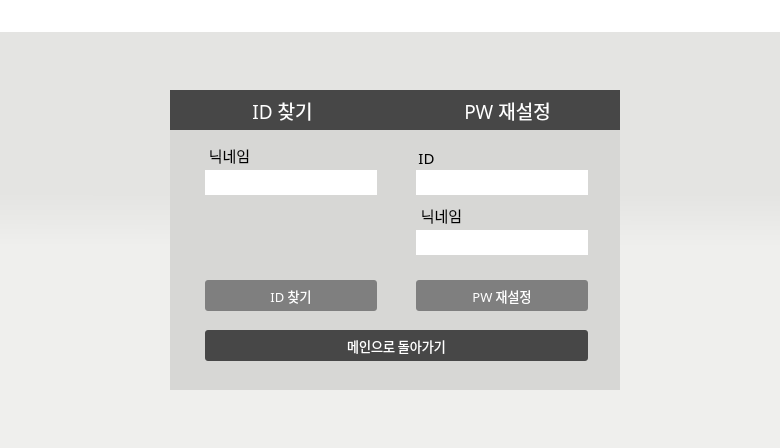
<?xml version="1.0" encoding="UTF-8"?>
<ui version="4.0">
 <class>Dialog</class>
 <widget class="QDialog" name="Dialog">
  <property name="geometry">
   <rect>
    <x>0</x>
    <y>0</y>
    <width>780</width>
    <height>448</height>
   </rect>
  </property>
  <property name="windowTitle">
   <string>PIM AGENT</string>
  </property>
  <property name="styleSheet">
   <string notr="true">background-color:qlineargradient(spread:pad, x1:0.5, y1:0.432, x2:0.499682, y2:0.551, stop:0 #E4E4E2, stop:1 #EFEFED)</string>
  </property>
  <widget class="QFrame" name="frame">
   <property name="geometry">
    <rect>
     <x>170</x>
     <y>90</y>
     <width>450</width>
     <height>300</height>
    </rect>
   </property>
   <property name="font">
    <font>
     <family>함초롬돋움</family>
     <pointsize>12</pointsize>
    </font>
   </property>
   <property name="styleSheet">
    <string notr="true">background-color:#D7D7D5;
border: transparent;
</string>
   </property>
   <property name="frameShape">
    <enum>QFrame::StyledPanel</enum>
   </property>
   <property name="frameShadow">
    <enum>QFrame::Raised</enum>
   </property>
   <widget class="QPushButton" name="findIDBtn">
    <property name="geometry">
     <rect>
      <x>35</x>
      <y>190</y>
      <width>172</width>
      <height>31</height>
     </rect>
    </property>
    <property name="palette">
     <palette>
      <active>
       <colorrole role="WindowText">
        <brush brushstyle="SolidPattern">
         <color alpha="255">
          <red>255</red>
          <green>255</green>
          <blue>255</blue>
         </color>
        </brush>
       </colorrole>
       <colorrole role="Button">
        <brush brushstyle="SolidPattern">
         <color alpha="255">
          <red>127</red>
          <green>127</green>
          <blue>127</blue>
         </color>
        </brush>
       </colorrole>
       <colorrole role="Text">
        <brush brushstyle="SolidPattern">
         <color alpha="255">
          <red>255</red>
          <green>255</green>
          <blue>255</blue>
         </color>
        </brush>
       </colorrole>
       <colorrole role="ButtonText">
        <brush brushstyle="SolidPattern">
         <color alpha="255">
          <red>255</red>
          <green>255</green>
          <blue>255</blue>
         </color>
        </brush>
       </colorrole>
       <colorrole role="Base">
        <brush brushstyle="SolidPattern">
         <color alpha="255">
          <red>127</red>
          <green>127</green>
          <blue>127</blue>
         </color>
        </brush>
       </colorrole>
       <colorrole role="Window">
        <brush brushstyle="SolidPattern">
         <color alpha="255">
          <red>127</red>
          <green>127</green>
          <blue>127</blue>
         </color>
        </brush>
       </colorrole>
      </active>
      <inactive>
       <colorrole role="WindowText">
        <brush brushstyle="SolidPattern">
         <color alpha="255">
          <red>255</red>
          <green>255</green>
          <blue>255</blue>
         </color>
        </brush>
       </colorrole>
       <colorrole role="Button">
        <brush brushstyle="SolidPattern">
         <color alpha="255">
          <red>127</red>
          <green>127</green>
          <blue>127</blue>
         </color>
        </brush>
       </colorrole>
       <colorrole role="Text">
        <brush brushstyle="SolidPattern">
         <color alpha="255">
          <red>255</red>
          <green>255</green>
          <blue>255</blue>
         </color>
        </brush>
       </colorrole>
       <colorrole role="ButtonText">
        <brush brushstyle="SolidPattern">
         <color alpha="255">
          <red>255</red>
          <green>255</green>
          <blue>255</blue>
         </color>
        </brush>
       </colorrole>
       <colorrole role="Base">
        <brush brushstyle="SolidPattern">
         <color alpha="255">
          <red>127</red>
          <green>127</green>
          <blue>127</blue>
         </color>
        </brush>
       </colorrole>
       <colorrole role="Window">
        <brush brushstyle="SolidPattern">
         <color alpha="255">
          <red>127</red>
          <green>127</green>
          <blue>127</blue>
         </color>
        </brush>
       </colorrole>
      </inactive>
      <disabled>
       <colorrole role="WindowText">
        <brush brushstyle="SolidPattern">
         <color alpha="255">
          <red>255</red>
          <green>255</green>
          <blue>255</blue>
         </color>
        </brush>
       </colorrole>
       <colorrole role="Button">
        <brush brushstyle="SolidPattern">
         <color alpha="255">
          <red>127</red>
          <green>127</green>
          <blue>127</blue>
         </color>
        </brush>
       </colorrole>
       <colorrole role="Text">
        <brush brushstyle="SolidPattern">
         <color alpha="255">
          <red>255</red>
          <green>255</green>
          <blue>255</blue>
         </color>
        </brush>
       </colorrole>
       <colorrole role="ButtonText">
        <brush brushstyle="SolidPattern">
         <color alpha="255">
          <red>255</red>
          <green>255</green>
          <blue>255</blue>
         </color>
        </brush>
       </colorrole>
       <colorrole role="Base">
        <brush brushstyle="SolidPattern">
         <color alpha="255">
          <red>127</red>
          <green>127</green>
          <blue>127</blue>
         </color>
        </brush>
       </colorrole>
       <colorrole role="Window">
        <brush brushstyle="SolidPattern">
         <color alpha="255">
          <red>127</red>
          <green>127</green>
          <blue>127</blue>
         </color>
        </brush>
       </colorrole>
      </disabled>
     </palette>
    </property>
    <property name="font">
     <font>
      <family>HY견고딕</family>
      <pointsize>10</pointsize>
      <weight>50</weight>
      <bold>false</bold>
     </font>
    </property>
    <property name="styleSheet">
     <string notr="true">QPushButton{
color: white;
background-color:#7F7F7F;
border-style: solid;
border-radius:3px;
}

 QPushButton:hover {
background-color:#9E9E9E;
 }</string>
    </property>
    <property name="text">
     <string>ID 찾기</string>
    </property>
   </widget>
   <widget class="QLineEdit" name="findIdFromNicknameEdit">
    <property name="geometry">
     <rect>
      <x>35</x>
      <y>80</y>
      <width>172</width>
      <height>25</height>
     </rect>
    </property>
    <property name="font">
     <font>
      <family>돋움</family>
      <pointsize>12</pointsize>
     </font>
    </property>
    <property name="styleSheet">
     <string notr="true">background-color:#ffffff;</string>
    </property>
    <property name="echoMode">
     <enum>QLineEdit::Normal</enum>
    </property>
   </widget>
   <widget class="QLabel" name="nickNameLabel1">
    <property name="geometry">
     <rect>
      <x>24</x>
      <y>50</y>
      <width>71</width>
      <height>31</height>
     </rect>
    </property>
    <property name="font">
     <font>
      <family>HY견고딕</family>
      <pointsize>11</pointsize>
     </font>
    </property>
    <property name="styleSheet">
     <string notr="true">border:trasparent;</string>
    </property>
    <property name="text">
     <string>닉네임</string>
    </property>
    <property name="alignment">
     <set>Qt::AlignCenter</set>
    </property>
   </widget>
   <widget class="QPushButton" name="findPWBtn">
    <property name="geometry">
     <rect>
      <x>246</x>
      <y>190</y>
      <width>172</width>
      <height>31</height>
     </rect>
    </property>
    <property name="palette">
     <palette>
      <active>
       <colorrole role="WindowText">
        <brush brushstyle="SolidPattern">
         <color alpha="255">
          <red>255</red>
          <green>255</green>
          <blue>255</blue>
         </color>
        </brush>
       </colorrole>
       <colorrole role="Button">
        <brush brushstyle="SolidPattern">
         <color alpha="255">
          <red>127</red>
          <green>127</green>
          <blue>127</blue>
         </color>
        </brush>
       </colorrole>
       <colorrole role="Text">
        <brush brushstyle="SolidPattern">
         <color alpha="255">
          <red>255</red>
          <green>255</green>
          <blue>255</blue>
         </color>
        </brush>
       </colorrole>
       <colorrole role="ButtonText">
        <brush brushstyle="SolidPattern">
         <color alpha="255">
          <red>255</red>
          <green>255</green>
          <blue>255</blue>
         </color>
        </brush>
       </colorrole>
       <colorrole role="Base">
        <brush brushstyle="SolidPattern">
         <color alpha="255">
          <red>127</red>
          <green>127</green>
          <blue>127</blue>
         </color>
        </brush>
       </colorrole>
       <colorrole role="Window">
        <brush brushstyle="SolidPattern">
         <color alpha="255">
          <red>127</red>
          <green>127</green>
          <blue>127</blue>
         </color>
        </brush>
       </colorrole>
      </active>
      <inactive>
       <colorrole role="WindowText">
        <brush brushstyle="SolidPattern">
         <color alpha="255">
          <red>255</red>
          <green>255</green>
          <blue>255</blue>
         </color>
        </brush>
       </colorrole>
       <colorrole role="Button">
        <brush brushstyle="SolidPattern">
         <color alpha="255">
          <red>127</red>
          <green>127</green>
          <blue>127</blue>
         </color>
        </brush>
       </colorrole>
       <colorrole role="Text">
        <brush brushstyle="SolidPattern">
         <color alpha="255">
          <red>255</red>
          <green>255</green>
          <blue>255</blue>
         </color>
        </brush>
       </colorrole>
       <colorrole role="ButtonText">
        <brush brushstyle="SolidPattern">
         <color alpha="255">
          <red>255</red>
          <green>255</green>
          <blue>255</blue>
         </color>
        </brush>
       </colorrole>
       <colorrole role="Base">
        <brush brushstyle="SolidPattern">
         <color alpha="255">
          <red>127</red>
          <green>127</green>
          <blue>127</blue>
         </color>
        </brush>
       </colorrole>
       <colorrole role="Window">
        <brush brushstyle="SolidPattern">
         <color alpha="255">
          <red>127</red>
          <green>127</green>
          <blue>127</blue>
         </color>
        </brush>
       </colorrole>
      </inactive>
      <disabled>
       <colorrole role="WindowText">
        <brush brushstyle="SolidPattern">
         <color alpha="255">
          <red>255</red>
          <green>255</green>
          <blue>255</blue>
         </color>
        </brush>
       </colorrole>
       <colorrole role="Button">
        <brush brushstyle="SolidPattern">
         <color alpha="255">
          <red>127</red>
          <green>127</green>
          <blue>127</blue>
         </color>
        </brush>
       </colorrole>
       <colorrole role="Text">
        <brush brushstyle="SolidPattern">
         <color alpha="255">
          <red>255</red>
          <green>255</green>
          <blue>255</blue>
         </color>
        </brush>
       </colorrole>
       <colorrole role="ButtonText">
        <brush brushstyle="SolidPattern">
         <color alpha="255">
          <red>255</red>
          <green>255</green>
          <blue>255</blue>
         </color>
        </brush>
       </colorrole>
       <colorrole role="Base">
        <brush brushstyle="SolidPattern">
         <color alpha="255">
          <red>127</red>
          <green>127</green>
          <blue>127</blue>
         </color>
        </brush>
       </colorrole>
       <colorrole role="Window">
        <brush brushstyle="SolidPattern">
         <color alpha="255">
          <red>127</red>
          <green>127</green>
          <blue>127</blue>
         </color>
        </brush>
       </colorrole>
      </disabled>
     </palette>
    </property>
    <property name="font">
     <font>
      <family>HY견고딕</family>
      <pointsize>10</pointsize>
      <weight>50</weight>
      <bold>false</bold>
     </font>
    </property>
    <property name="styleSheet">
     <string notr="true">QPushButton{
color: white;
background-color:#7F7F7F;
border-style: solid;
border-radius:3px;
}

 QPushButton:hover {
background-color:#9E9E9E;
 }</string>
    </property>
    <property name="text">
     <string>PW 재설정</string>
    </property>
   </widget>
   <widget class="QLabel" name="nickNameLabel2">
    <property name="geometry">
     <rect>
      <x>241</x>
      <y>110</y>
      <width>61</width>
      <height>31</height>
     </rect>
    </property>
    <property name="font">
     <font>
      <family>HY견고딕</family>
      <pointsize>11</pointsize>
     </font>
    </property>
    <property name="styleSheet">
     <string notr="true">border:trasparent;</string>
    </property>
    <property name="text">
     <string>닉네임</string>
    </property>
    <property name="alignment">
     <set>Qt::AlignCenter</set>
    </property>
   </widget>
   <widget class="QLineEdit" name="findPwFromIDEdit">
    <property name="geometry">
     <rect>
      <x>246</x>
      <y>80</y>
      <width>172</width>
      <height>25</height>
     </rect>
    </property>
    <property name="font">
     <font>
      <family>돋움</family>
      <pointsize>12</pointsize>
     </font>
    </property>
    <property name="styleSheet">
     <string notr="true">background-color:#ffffff;</string>
    </property>
    <property name="alignment">
     <set>Qt::AlignLeading|Qt::AlignLeft|Qt::AlignVCenter</set>
    </property>
   </widget>
   <widget class="QLabel" name="idLabel">
    <property name="geometry">
     <rect>
      <x>236</x>
      <y>55</y>
      <width>41</width>
      <height>25</height>
     </rect>
    </property>
    <property name="font">
     <font>
      <family>HY견고딕</family>
      <pointsize>11</pointsize>
     </font>
    </property>
    <property name="styleSheet">
     <string notr="true">border:trasparent;</string>
    </property>
    <property name="text">
     <string>ID</string>
    </property>
    <property name="alignment">
     <set>Qt::AlignCenter</set>
    </property>
   </widget>
   <widget class="QLineEdit" name="findPwFromNicknameEdit">
    <property name="geometry">
     <rect>
      <x>246</x>
      <y>140</y>
      <width>172</width>
      <height>25</height>
     </rect>
    </property>
    <property name="font">
     <font>
      <family>돋움</family>
      <pointsize>12</pointsize>
     </font>
    </property>
    <property name="styleSheet">
     <string notr="true">background-color:#ffffff;</string>
    </property>
    <property name="echoMode">
     <enum>QLineEdit::Normal</enum>
    </property>
   </widget>
   <widget class="QLabel" name="idtitleLabel">
    <property name="geometry">
     <rect>
      <x>0</x>
      <y>0</y>
      <width>225</width>
      <height>40</height>
     </rect>
    </property>
    <property name="font">
     <font>
      <family>HY견고딕</family>
      <pointsize>14</pointsize>
     </font>
    </property>
    <property name="styleSheet">
     <string notr="true">color: white;
background-color:#474747;
text-align:center;
border-right:transparent;</string>
    </property>
    <property name="text">
     <string>ID 찾기</string>
    </property>
    <property name="alignment">
     <set>Qt::AlignCenter</set>
    </property>
   </widget>
   <widget class="QLabel" name="pwtitleLabel">
    <property name="geometry">
     <rect>
      <x>225</x>
      <y>0</y>
      <width>225</width>
      <height>40</height>
     </rect>
    </property>
    <property name="font">
     <font>
      <family>HY견고딕</family>
      <pointsize>14</pointsize>
     </font>
    </property>
    <property name="styleSheet">
     <string notr="true">color: white;
background-color:#474747;
text-align:center;
border-right:transparent;</string>
    </property>
    <property name="text">
     <string>PW 재설정</string>
    </property>
    <property name="alignment">
     <set>Qt::AlignCenter</set>
    </property>
   </widget>
   <widget class="QPushButton" name="gotoMainBtn">
    <property name="geometry">
     <rect>
      <x>35</x>
      <y>240</y>
      <width>383</width>
      <height>31</height>
     </rect>
    </property>
    <property name="palette">
     <palette>
      <active>
       <colorrole role="WindowText">
        <brush brushstyle="SolidPattern">
         <color alpha="255">
          <red>255</red>
          <green>255</green>
          <blue>255</blue>
         </color>
        </brush>
       </colorrole>
       <colorrole role="Button">
        <brush brushstyle="SolidPattern">
         <color alpha="255">
          <red>71</red>
          <green>71</green>
          <blue>71</blue>
         </color>
        </brush>
       </colorrole>
       <colorrole role="Text">
        <brush brushstyle="SolidPattern">
         <color alpha="255">
          <red>255</red>
          <green>255</green>
          <blue>255</blue>
         </color>
        </brush>
       </colorrole>
       <colorrole role="ButtonText">
        <brush brushstyle="SolidPattern">
         <color alpha="255">
          <red>255</red>
          <green>255</green>
          <blue>255</blue>
         </color>
        </brush>
       </colorrole>
       <colorrole role="Base">
        <brush brushstyle="SolidPattern">
         <color alpha="255">
          <red>71</red>
          <green>71</green>
          <blue>71</blue>
         </color>
        </brush>
       </colorrole>
       <colorrole role="Window">
        <brush brushstyle="SolidPattern">
         <color alpha="255">
          <red>71</red>
          <green>71</green>
          <blue>71</blue>
         </color>
        </brush>
       </colorrole>
      </active>
      <inactive>
       <colorrole role="WindowText">
        <brush brushstyle="SolidPattern">
         <color alpha="255">
          <red>255</red>
          <green>255</green>
          <blue>255</blue>
         </color>
        </brush>
       </colorrole>
       <colorrole role="Button">
        <brush brushstyle="SolidPattern">
         <color alpha="255">
          <red>71</red>
          <green>71</green>
          <blue>71</blue>
         </color>
        </brush>
       </colorrole>
       <colorrole role="Text">
        <brush brushstyle="SolidPattern">
         <color alpha="255">
          <red>255</red>
          <green>255</green>
          <blue>255</blue>
         </color>
        </brush>
       </colorrole>
       <colorrole role="ButtonText">
        <brush brushstyle="SolidPattern">
         <color alpha="255">
          <red>255</red>
          <green>255</green>
          <blue>255</blue>
         </color>
        </brush>
       </colorrole>
       <colorrole role="Base">
        <brush brushstyle="SolidPattern">
         <color alpha="255">
          <red>71</red>
          <green>71</green>
          <blue>71</blue>
         </color>
        </brush>
       </colorrole>
       <colorrole role="Window">
        <brush brushstyle="SolidPattern">
         <color alpha="255">
          <red>71</red>
          <green>71</green>
          <blue>71</blue>
         </color>
        </brush>
       </colorrole>
      </inactive>
      <disabled>
       <colorrole role="WindowText">
        <brush brushstyle="SolidPattern">
         <color alpha="255">
          <red>255</red>
          <green>255</green>
          <blue>255</blue>
         </color>
        </brush>
       </colorrole>
       <colorrole role="Button">
        <brush brushstyle="SolidPattern">
         <color alpha="255">
          <red>71</red>
          <green>71</green>
          <blue>71</blue>
         </color>
        </brush>
       </colorrole>
       <colorrole role="Text">
        <brush brushstyle="SolidPattern">
         <color alpha="255">
          <red>255</red>
          <green>255</green>
          <blue>255</blue>
         </color>
        </brush>
       </colorrole>
       <colorrole role="ButtonText">
        <brush brushstyle="SolidPattern">
         <color alpha="255">
          <red>255</red>
          <green>255</green>
          <blue>255</blue>
         </color>
        </brush>
       </colorrole>
       <colorrole role="Base">
        <brush brushstyle="SolidPattern">
         <color alpha="255">
          <red>71</red>
          <green>71</green>
          <blue>71</blue>
         </color>
        </brush>
       </colorrole>
       <colorrole role="Window">
        <brush brushstyle="SolidPattern">
         <color alpha="255">
          <red>71</red>
          <green>71</green>
          <blue>71</blue>
         </color>
        </brush>
       </colorrole>
      </disabled>
     </palette>
    </property>
    <property name="font">
     <font>
      <family>HY견고딕</family>
      <pointsize>10</pointsize>
      <weight>50</weight>
      <bold>false</bold>
     </font>
    </property>
    <property name="styleSheet">
     <string notr="true">QPushButton{
color: white;
background-color:#474747;
border-style: solid;
border-radius:3px;
}

 QPushButton:hover {
background-color:#9E9E9E;
 }</string>
    </property>
    <property name="text">
     <string>메인으로 돌아가기</string>
    </property>
   </widget>
   <zorder>findIDBtn</zorder>
   <zorder>nickNameLabel1</zorder>
   <zorder>findPWBtn</zorder>
   <zorder>nickNameLabel2</zorder>
   <zorder>findPwFromIDEdit</zorder>
   <zorder>idLabel</zorder>
   <zorder>findPwFromNicknameEdit</zorder>
   <zorder>idtitleLabel</zorder>
   <zorder>pwtitleLabel</zorder>
   <zorder>findIdFromNicknameEdit</zorder>
   <zorder>gotoMainBtn</zorder>
  </widget>
  <widget class="QPushButton" name="minimizeBtn">
   <property name="geometry">
    <rect>
     <x>700</x>
     <y>0</y>
     <width>41</width>
     <height>31</height>
    </rect>
   </property>
   <property name="font">
    <font>
     <family>Arial</family>
     <pointsize>20</pointsize>
    </font>
   </property>
   <property name="styleSheet">
    <string notr="true">QPushButton{
background-color:transparent;
border:transparent;

}

 QPushButton:hover {
background-color:#EFEFED;
 }</string>
   </property>
   <property name="text">
    <string/>
   </property>
  </widget>
  <widget class="QPushButton" name="closeBtn">
   <property name="geometry">
    <rect>
     <x>740</x>
     <y>0</y>
     <width>41</width>
     <height>31</height>
    </rect>
   </property>
   <property name="styleSheet">
    <string notr="true">QPushButton{
background-color:transparent;
border:transparent;
}

 QPushButton:hover {
     background-color: rgb(191, 83, 62);
 }</string>
   </property>
   <property name="text">
    <string/>
   </property>
  </widget>
  <widget class="QLabel" name="titleLabel_2">
   <property name="geometry">
    <rect>
     <x>0</x>
     <y>0</y>
     <width>780</width>
     <height>32</height>
    </rect>
   </property>
   <property name="font">
    <font>
     <family>함초롬돋움</family>
     <pointsize>14</pointsize>
    </font>
   </property>
   <property name="styleSheet">
    <string notr="true">color: black;
background-color: rgba(255,255,255);
text-align:center;
 border-bottom: 0.4px solid black;
</string>
   </property>
   <property name="text">
    <string/>
   </property>
   <property name="alignment">
    <set>Qt::AlignCenter</set>
   </property>
  </widget>
  <widget class="QLabel" name="iconlabel">
   <property name="geometry">
    <rect>
     <x>5</x>
     <y>5</y>
     <width>20</width>
     <height>20</height>
    </rect>
   </property>
   <property name="font">
    <font>
     <family>함초롬돋움</family>
     <pointsize>14</pointsize>
    </font>
   </property>
   <property name="styleSheet">
    <string notr="true">color: black;
background-color: rgba(255,255,255);
text-align:center;</string>
   </property>
   <property name="text">
    <string/>
   </property>
   <property name="alignment">
    <set>Qt::AlignCenter</set>
   </property>
  </widget>
  <zorder>titleLabel_2</zorder>
  <zorder>frame</zorder>
  <zorder>minimizeBtn</zorder>
  <zorder>closeBtn</zorder>
  <zorder>iconlabel</zorder>
 </widget>
 <resources/>
 <connections/>
</ui>
